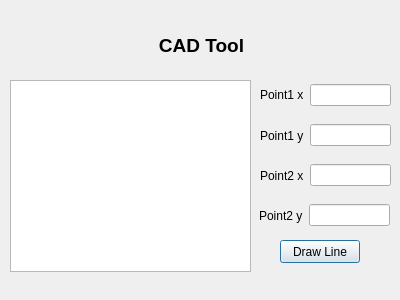
<?xml version="1.0" encoding="UTF-8"?>
<ui version="4.0">
 <class>MyLine</class>
 <widget class="QDialog" name="MyLine">
  <property name="geometry">
   <rect>
    <x>0</x>
    <y>0</y>
    <width>400</width>
    <height>300</height>
   </rect>
  </property>
  <property name="windowTitle">
   <string>Dialog</string>
  </property>
  <widget class="QLabel" name="label">
   <property name="geometry">
    <rect>
     <x>86</x>
     <y>20</y>
     <width>231</width>
     <height>51</height>
    </rect>
   </property>
   <property name="text">
    <string>&lt;html&gt;&lt;head/&gt;&lt;body&gt;&lt;p&gt;&lt;span style=&quot; font-size:14pt; font-weight:600;&quot;&gt;CAD Tool&lt;/span&gt;&lt;/p&gt;&lt;/body&gt;&lt;/html&gt;</string>
   </property>
   <property name="alignment">
    <set>Qt::AlignCenter</set>
   </property>
  </widget>
  <widget class="QGraphicsView" name="graphicsView">
   <property name="geometry">
    <rect>
     <x>10</x>
     <y>80</y>
     <width>241</width>
     <height>192</height>
    </rect>
   </property>
  </widget>
  <widget class="QWidget" name="horizontalLayoutWidget">
   <property name="geometry">
    <rect>
     <x>260</x>
     <y>80</y>
     <width>131</width>
     <height>31</height>
    </rect>
   </property>
   <layout class="QHBoxLayout" name="horizontalLayout">
    <item>
     <widget class="QLabel" name="label_2">
      <property name="text">
       <string>&lt;html&gt;&lt;head/&gt;&lt;body&gt;&lt;p&gt;Point1 x&lt;/p&gt;&lt;/body&gt;&lt;/html&gt;</string>
      </property>
     </widget>
    </item>
    <item>
     <widget class="QLineEdit" name="x1"/>
    </item>
   </layout>
  </widget>
  <widget class="QWidget" name="horizontalLayoutWidget_2">
   <property name="geometry">
    <rect>
     <x>260</x>
     <y>120</y>
     <width>131</width>
     <height>31</height>
    </rect>
   </property>
   <layout class="QHBoxLayout" name="horizontalLayout_2">
    <item>
     <widget class="QLabel" name="label_3">
      <property name="text">
       <string>Point1 y</string>
      </property>
     </widget>
    </item>
    <item>
     <widget class="QLineEdit" name="y1"/>
    </item>
   </layout>
  </widget>
  <widget class="QWidget" name="horizontalLayoutWidget_3">
   <property name="geometry">
    <rect>
     <x>260</x>
     <y>160</y>
     <width>131</width>
     <height>31</height>
    </rect>
   </property>
   <layout class="QHBoxLayout" name="horizontalLayout_3">
    <item>
     <widget class="QLabel" name="label_4">
      <property name="text">
       <string>Point2 x</string>
      </property>
     </widget>
    </item>
    <item>
     <widget class="QLineEdit" name="x2"/>
    </item>
   </layout>
  </widget>
  <widget class="QWidget" name="horizontalLayoutWidget_4">
   <property name="geometry">
    <rect>
     <x>259</x>
     <y>200</y>
     <width>131</width>
     <height>31</height>
    </rect>
   </property>
   <layout class="QHBoxLayout" name="horizontalLayout_4">
    <item>
     <widget class="QLabel" name="label_5">
      <property name="text">
       <string>Point2 y</string>
      </property>
     </widget>
    </item>
    <item>
     <widget class="QLineEdit" name="y2"/>
    </item>
   </layout>
  </widget>
  <widget class="QPushButton" name="draw_line">
   <property name="geometry">
    <rect>
     <x>280</x>
     <y>240</y>
     <width>80</width>
     <height>23</height>
    </rect>
   </property>
   <property name="text">
    <string>Draw Line</string>
   </property>
  </widget>
 </widget>
 <resources/>
 <connections/>
</ui>
